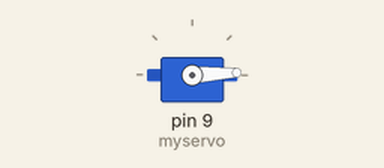
Recording of a sketch running on a simulated Arduino Uno, built with avr-gcc and run on an emulated ATmega328P. On the bench: servo. What the sketch prints to the serial monitor is not drawn.

Above: at 0.05 s.
At 1.3 s:
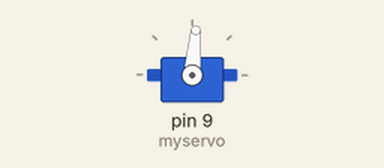
At 2.6 s:
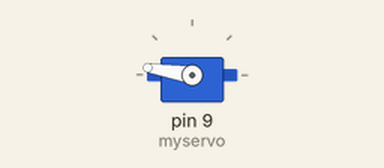
At 5.2 s:
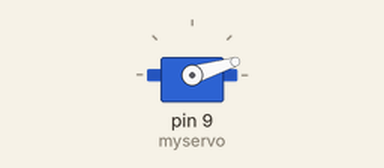
Timing chart, 0 to 7.1 s (numbered marks = the images above):
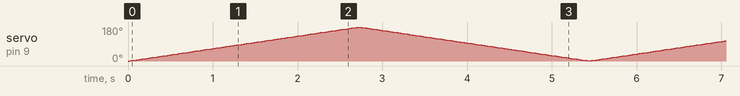

The sketch:

Servo.ino
```cpp
/* Based on File, Examples, Servo, Sweep
   http://www.arduino.cc/en/Tutorial/Sweep

   Uses servo on pin 9, meaning:
   Black servo wire to GND,
   red servo wire to 5V,
   white (sometimes yellow) wire to pin 9.

   TODO: Does the servo reach 180 degrees?
   Or do we only get to almost 180?

   TODO: Change the stepping.
   Command the servo to 0, 90, 180, 90, 0, 90, 180, ...,
   waiting 2 seconds at each position.
   Do NOT step 0, 1, 2, ..., 89, 90 but directly command
   the servo to go to 90, pause, 180, pause, ...
   to see how fast the servo can reach a setpoint.
 */

// Get servo library, create servo object
#include <Servo.h>
Servo myservo;

void setup()
{
  Serial.begin(9600);
  Serial.println("Servo on pin 9");
  // Attach servo to pin 9
  myservo.attach(9);
}

void loop()
{
  // Go from 0 to (almost) 180 degrees
  for (int angle = 0; angle < 180; angle += 1)
  {
    myservo.write(angle);
    delay(15);
  }
  // Back from 180 to (almost) 0
  for (int angle = 180; angle > 0; angle -= 1)
  {
    myservo.write(angle);
    delay(15);
  }
}
```
